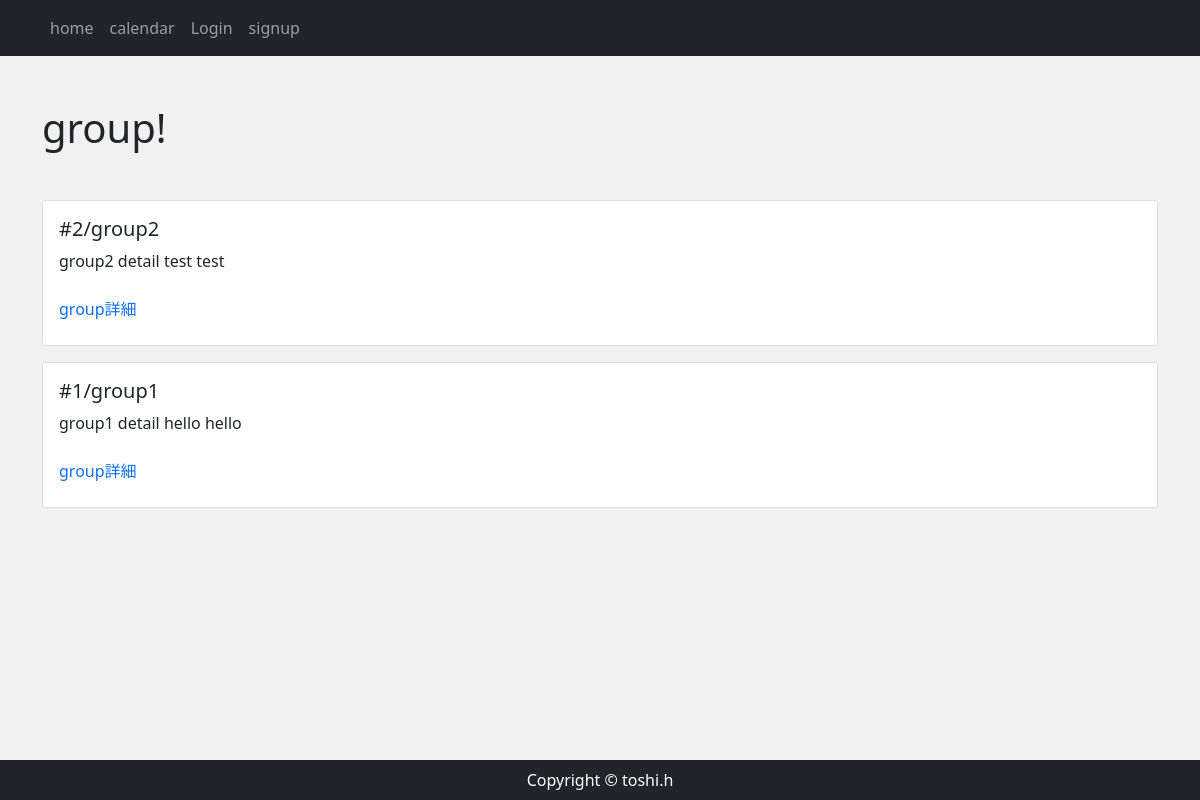
Before: /group/ with the older database file.
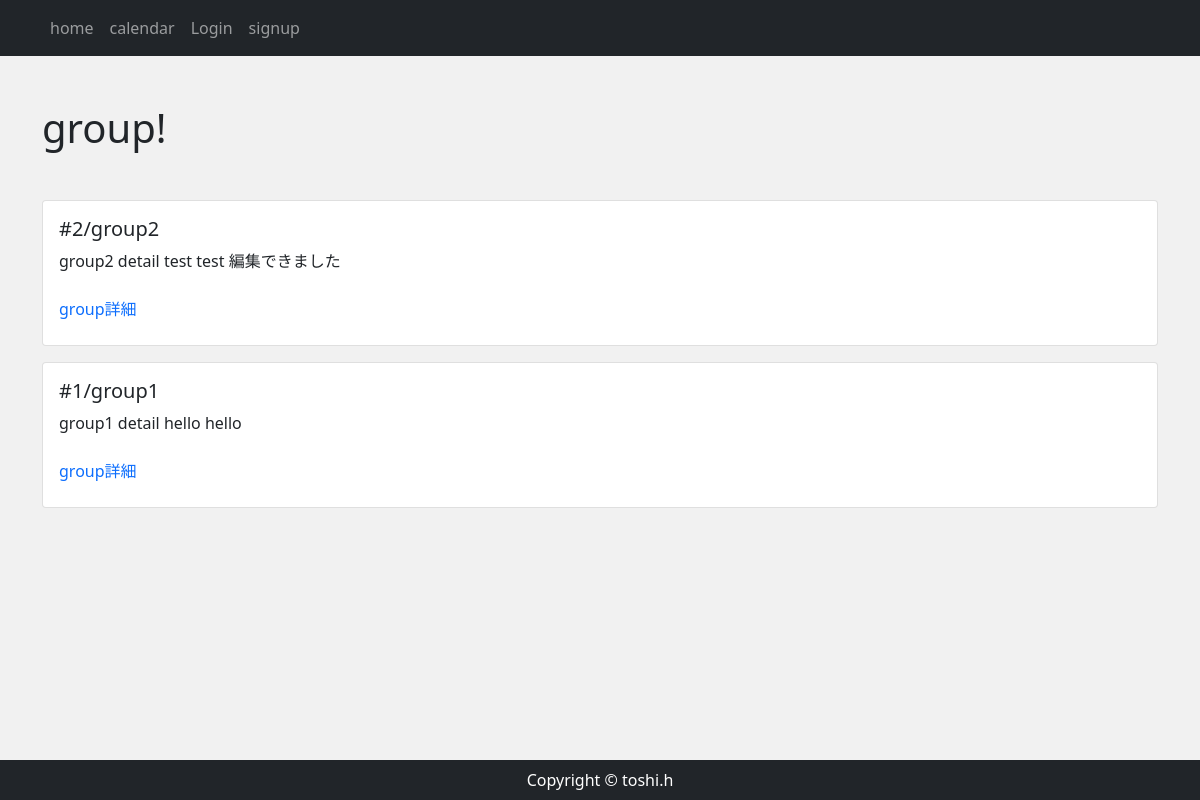
After: the same page with the newer database file.
### reservation/models.py (models this page shows, shortened)
class Group(models.Model):
    group_name = models.CharField(max_length=150)
    group_detail = models.TextField()

### reservation/views.py (the view)
# urls.py: path('group/',views.GroupView.as_view(), name="group"),
class GroupView(View):
    def get(self, request, *args, **kwargs):
        group_data = Group.objects.order_by('-id') #新しいものから順番に並べる
        return render(request, 'reservation/group_index.html',{
            'group_data': group_data
        })

### reservation/templates/reservation/group_index.html (shortened to what this page needs)
{% extends 'reservation/base.html' %}
{% block content %}
    <div class="my-5">
        <h1>group!</h1>
    </div>
    {% for group in group_data %}
    <div class="card mb-3 col-lg-auto" style="">
        <div class="row no-gutters">
            <div class="col-md-8">
                <div class="card-body">
                    <h5 class="card-title">#{{ group.id }}/{{ group.group_name }}</h5>
                    <p class="card-text">{{ group.group_detail|truncatechars:100 }}</p>
                </div>
                <p><a href="{% url 'group_detail' group.pk  %} " class="nav-link">group詳細</a></p>
            </div>
        </div>
    </div>
    {% endfor %}
{% endblock %}

Changed rows visible on the page:
changed Group "group2": group_detail "group2 detail test test" → "group2 detail test test 編集できました"
